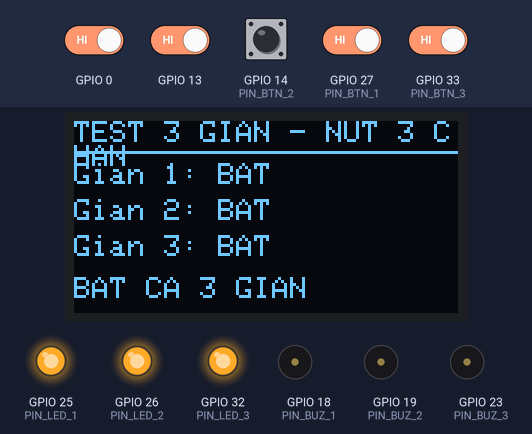
A sketch run on a simulated ESP32. Shown: 128×64 one-colour display, output pins drawn as LEDs (lit = HIGH), buzzer (waves = sounding, pin HIGH). Inputs (shaded band) come from the test bench; at power-on: GPIO 0, GPIO 13, GPIO 14 (PIN_BTN_2), GPIO 27 (PIN_BTN_1), GPIO 33 (PIN_BTN_3) HIGH. What the sketch prints to the serial monitor is not drawn.

Above: at 1.5 s.
1.6 s: GPIO 14 (PIN_BTN_2) pulled LOW for 0.15 s
At 2.6 s:
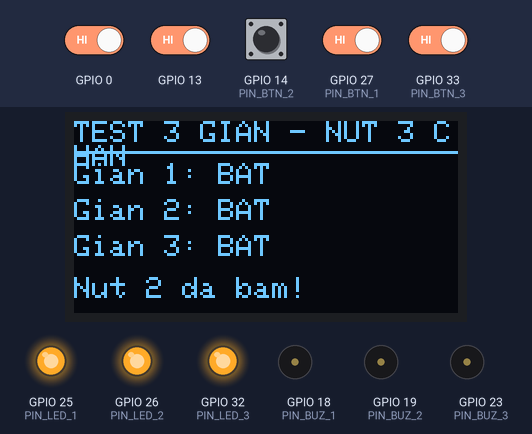
3.3 s: GPIO 13 driven LOW
At 4.3 s:
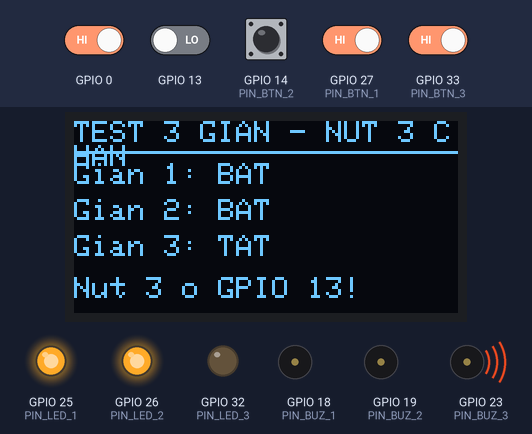
4.8 s: GPIO 0 driven LOW
At 6.0 s:
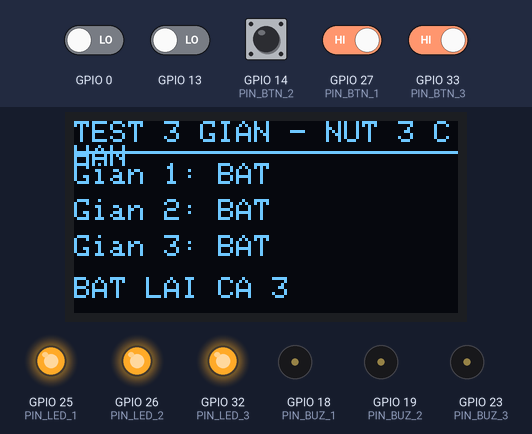
6.3 s: GPIO 0 driven HIGH and GPIO 13 driven HIGH and GPIO 14 (PIN_BTN_2) driven LOW and GPIO 27 (PIN_BTN_1) driven LOW and GPIO 33 (PIN_BTN_3) driven LOW
At 6.45 s:
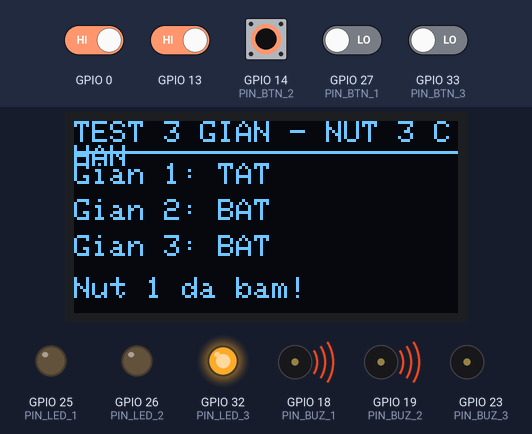
8.0 s: GPIO 33 (PIN_BTN_3) driven HIGH
At 9.1 s:
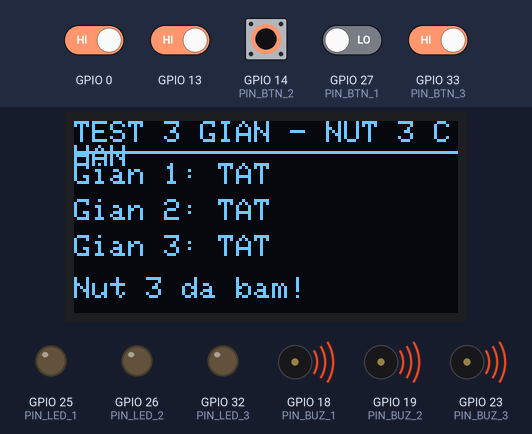
9.5 s: GPIO 27 (PIN_BTN_1) driven HIGH
At 10.3 s:
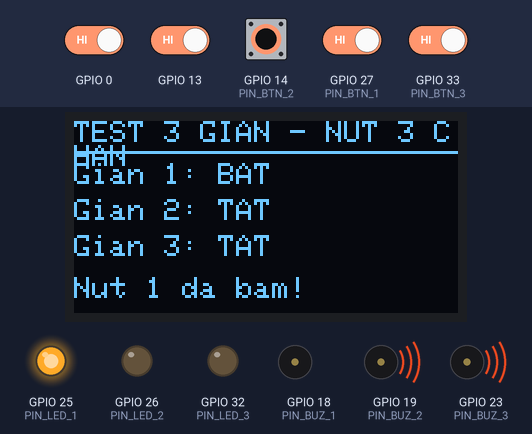
Timing chart, 0 to 12.0 s (numbered marks = the images above; inputs shaded):
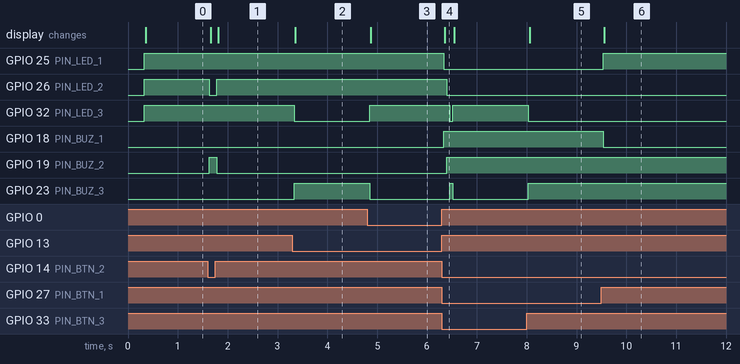

Measured:
- after the input at 1.6 s, GPIO 26 (PIN_LED_2): HIGH → LOW at once, → HIGH 0.15 s later; GPIO 19 (PIN_BUZ_2): LOW → HIGH at once, → LOW 0.15 s later; the display: first changes after 0.06 s (image 1 shows a later state)
- after the input at 3.3 s, GPIO 32 (PIN_LED_3): HIGH → LOW at once; GPIO 23 (PIN_BUZ_3): LOW → HIGH at once; the display: changes after 0.06 s (image 2)
- after the input at 4.8 s, GPIO 32 (PIN_LED_3): LOW → HIGH after 0.05 s; GPIO 23 (PIN_BUZ_3): HIGH → LOW after 0.05 s; the display: changes after 0.08 s (image 3)
- after the input at 6.3 s, GPIO 25 (PIN_LED_1): HIGH → LOW at once; GPIO 26 (PIN_LED_2): HIGH → LOW after 0.10 s; GPIO 32 (PIN_LED_3): HIGH → LOW after 0.16 s, → HIGH 0.06 s later; GPIO 18 (PIN_BUZ_1): LOW → HIGH at once; GPIO 19 (PIN_BUZ_2): LOW → HIGH after 0.10 s; the display: changes after 0.06 s (image 4)
- after the input at 8.0 s, GPIO 32 (PIN_LED_3): HIGH → LOW at once; GPIO 23 (PIN_BUZ_3): LOW → HIGH at once; the display: changes after 0.06 s (image 5)
- after the input at 9.5 s, GPIO 25 (PIN_LED_1): LOW → HIGH at once; GPIO 18 (PIN_BUZ_1): HIGH → LOW at once; the display: changes after 0.06 s (image 6)

The sketch:

test_3_gian.ino
```cpp
#include <Arduino.h>
#include <Wire.h>
#include <Adafruit_GFX.h>
#include <Adafruit_SSD1306.h>

// =========================================================================
// CHUONG TRINH TEST: NÚT BẤM MODULE 3 CHÂN (VCC, GND, OUT)
// HỖ TRỢ CẢ ACTIVE LOW LẪN ACTIVE HIGH
// =========================================================================

#define I2C_SDA_PIN       21
#define I2C_SCL_PIN       22
#define OLED_ADDR         0x3C
#define SCREEN_WIDTH      128
#define SCREEN_HEIGHT     64

#define PIN_BUZ_1   18
#define PIN_LED_1   25
#define PIN_BTN_1   27

#define PIN_BUZ_2   19
#define PIN_LED_2   26
#define PIN_BTN_2   14

#define PIN_BUZ_3   23
#define PIN_LED_3   32
#define PIN_BTN_3   33

#define BUZZER_ON   LOW
#define BUZZER_OFF  HIGH

Adafruit_SSD1306 display(SCREEN_WIDTH, SCREEN_HEIGHT, &Wire, -1);
bool hasOled = false;

bool active[3] = {true, true, true}; // Khởi động bật cả 3

void setShelf(int idx, bool on) {
  active[idx] = on;
  if (idx == 0) {
    digitalWrite(PIN_LED_1, on ? HIGH : LOW);
    digitalWrite(PIN_BUZ_1, on ? BUZZER_ON : BUZZER_OFF);
  } else if (idx == 1) {
    digitalWrite(PIN_LED_2, on ? HIGH : LOW);
    digitalWrite(PIN_BUZ_2, on ? BUZZER_ON : BUZZER_OFF);
  } else if (idx == 2) {
    digitalWrite(PIN_LED_3, on ? HIGH : LOW);
    digitalWrite(PIN_BUZ_3, on ? BUZZER_ON : BUZZER_OFF);
  }
}

void updateDisplay(const char* extraMsg = "") {
  if (!hasOled) return;
  display.clearDisplay();
  display.setTextSize(1);
  display.setTextColor(SSD1306_WHITE);
  display.setCursor(0, 0);
  display.println("TEST 3 GIAN - NUT 3 CHAN");
  display.drawLine(0, 10, 127, 10, SSD1306_WHITE);

  for (int i = 0; i < 3; i++) {
    display.setCursor(0, 14 + i * 12);
    display.printf("Gian %d: %s", i + 1, active[i] ? "BAT" : "TAT");
  }

  display.setCursor(0, 52);
  display.println(extraMsg);
  display.display();
}

int lastB1 = -1, lastB2 = -1, lastB3 = -1, lastB13 = -1;

void setup() {
  Serial.begin(115200);
  delay(300);

  pinMode(PIN_LED_1, OUTPUT);
  pinMode(PIN_LED_2, OUTPUT);
  pinMode(PIN_LED_3, OUTPUT);

  pinMode(PIN_BUZ_1, OUTPUT);
  pinMode(PIN_BUZ_2, OUTPUT);
  pinMode(PIN_BUZ_3, OUTPUT);

  // Module 3 chân có mạch đệm riêng -> Cấu hình INPUT chuẩn
  pinMode(PIN_BTN_1, INPUT);
  pinMode(PIN_BTN_2, INPUT);
  pinMode(PIN_BTN_3, INPUT);
  pinMode(13, INPUT);

  Wire.begin(I2C_SDA_PIN, I2C_SCL_PIN);
  if (display.begin(SSD1306_SWITCHCAPVCC, OLED_ADDR)) {
    hasOled = true;
  }

  // Đọc giá trị ban đầu để tự thích ứng Active HIGH hay Active LOW
  lastB1 = digitalRead(PIN_BTN_1);
  lastB2 = digitalRead(PIN_BTN_2);
  lastB3 = digitalRead(PIN_BTN_3);
  lastB13 = digitalRead(13);

  // Bật cả 3 giàn lên
  setShelf(0, true);
  setShelf(1, true);
  setShelf(2, true);
  updateDisplay("BAT CA 3 GIAN");

  Serial.println(">>> DA BAT CA 3 GIAN!");
  Serial.printf("Trang thai nut ban dau: N1=%d, N2=%d, N3(33)=%d, N13=%d\n", lastB1, lastB2, lastB3, lastB13);
}

void loop() {
  int b1 = digitalRead(PIN_BTN_1);
  int b2 = digitalRead(PIN_BTN_2);
  int b3 = digitalRead(PIN_BTN_3);
  int b13 = digitalRead(13);

  // Bất kỳ khi nào trạng thái chân thay đổi (dù bấm là LOW hay HIGH) -> Đều nhận lệnh
  if (b1 != lastB1) {
    delay(35);
    b1 = digitalRead(PIN_BTN_1);
    if (b1 != lastB1) {
      setShelf(0, !active[0]);
      Serial.printf("[NUT 1] Thay doi -> Gian 1: %s (gia tri pin=%d)\n", active[0] ? "BAT" : "TAT", b1);
      updateDisplay("Nut 1 da bam!");
      lastB1 = b1;
    }
  }

  if (b2 != lastB2) {
    delay(35);
    b2 = digitalRead(PIN_BTN_2);
    if (b2 != lastB2) {
      setShelf(1, !active[1]);
      Serial.printf("[NUT 2] Thay doi -> Gian 2: %s (gia tri pin=%d)\n", active[1] ? "BAT" : "TAT", b2);
      updateDisplay("Nut 2 da bam!");
      lastB2 = b2;
    }
  }

  // Kiểm tra chân 33 (Nút 3)
  if (b3 != lastB3) {
    delay(35);
    b3 = digitalRead(PIN_BTN_3);
    if (b3 != lastB3) {
      setShelf(2, !active[2]);
      Serial.printf("[NUT 3 - GPIO 33] Thay doi -> Gian 3: %s (gia tri pin=%d)\n", active[2] ? "BAT" : "TAT", b3);
      updateDisplay("Nut 3 da bam!");
      lastB3 = b3;
    }
  }

  // Kiểm tra nếu cắm nhầm sang chân 13
  if (b13 != lastB13) {
    delay(35);
    b13 = digitalRead(13);
    if (b13 != lastB13) {
      setShelf(2, !active[2]);
      Serial.printf("[NUT 3 - GPIO 13] Thay doi -> Gian 3: %s (gia tri pin=%d)\n", active[2] ? "BAT" : "TAT", b13);
      updateDisplay("Nut 3 o GPIO 13!");
      lastB13 = b13;
    }
  }

  // Nút BOOT trên bo ESP32 (GPIO 0)
  if (digitalRead(0) == LOW) {
    delay(50);
    if (digitalRead(0) == LOW) {
      setShelf(0, true);
      setShelf(1, true);
      setShelf(2, true);
      updateDisplay("BAT LAI CA 3");
      while(digitalRead(0) == LOW);
    }
  }
}
```
